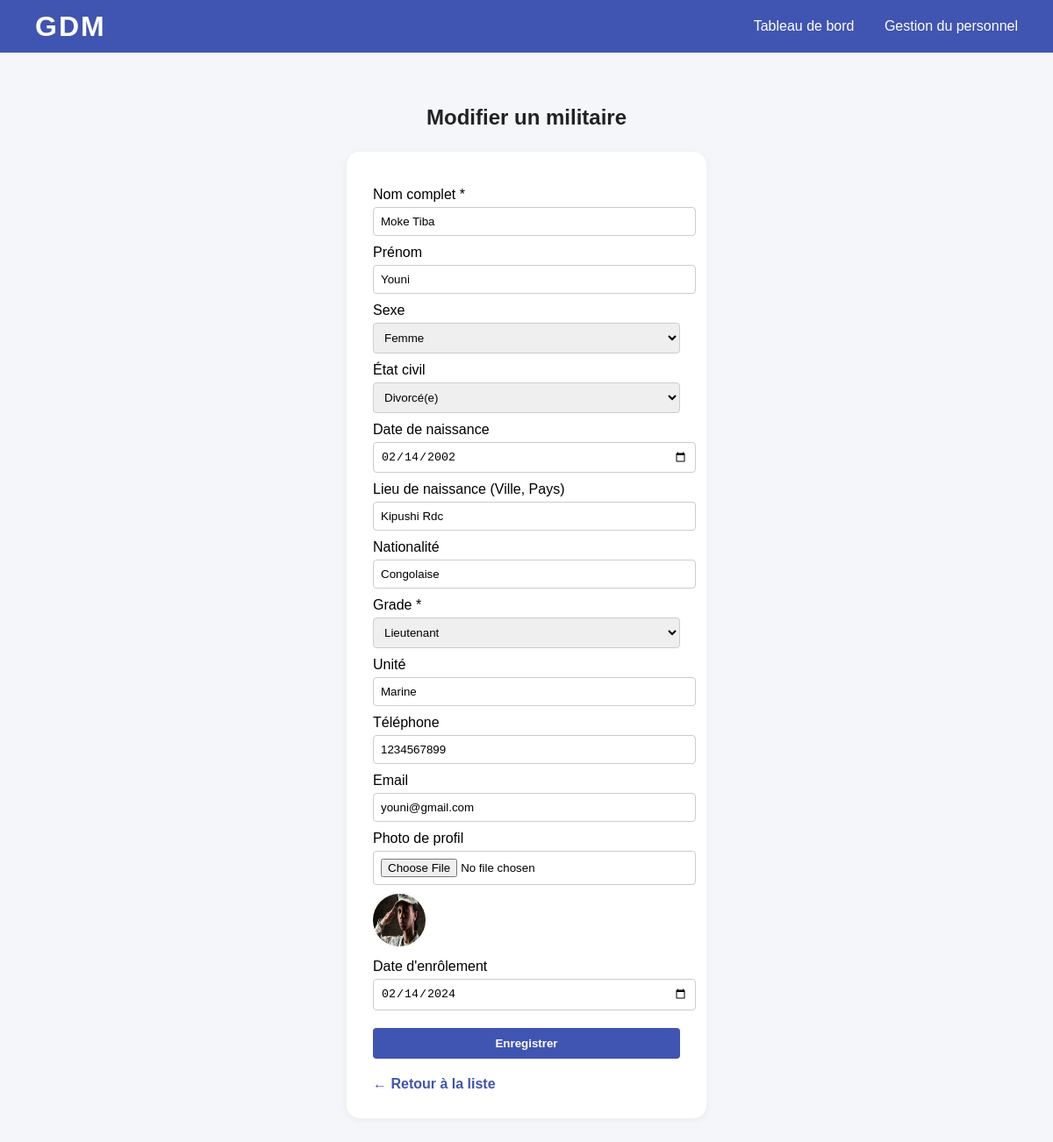
/modifier_militaire.php?id=6 (signed in), run on the app's committed database.
### tables this page shows
CREATE TABLE IF NOT EXISTS `militaires` (
  `id` int NOT NULL AUTO_INCREMENT,
  `nom` varchar(100) NOT NULL,
  `prenom` varchar(100) DEFAULT NULL,
  `matricule` varchar(50) NOT NULL,
  `sexe` varchar(10) DEFAULT NULL,
  `etat_civil` varchar(20) DEFAULT NULL,
  `date_naissance` date DEFAULT NULL,
  `lieu_naissance` varchar(100) DEFAULT NULL,
  `nationalite` varchar(50) DEFAULT NULL,
  `grade` varchar(50) NOT NULL,
  `telephone` varchar(20) DEFAULT NULL,
  `email` varchar(100) DEFAULT NULL,
  `photo` varchar(255) DEFAULT NULL,
  `date_enrolement` date DEFAULT NULL,
  `unite` varchar(50) DEFAULT NULL,
  PRIMARY KEY (`id`)
);

### modifier_militaire.php (the view, shortened to what this page needs)
<?php
require_once 'db.php';
$id = $_GET['id'] ?? null;
$stmt = $pdo->prepare("SELECT * FROM militaires WHERE id = ?");
$stmt->execute([$id]);
$militaire = $stmt->fetch();
?>
<!DOCTYPE html>
<html lang="fr">
<head>
    <link rel="stylesheet" href="style.css">
</head>
<body>
    <nav class="navbar">
        <div class="navbar-logo">GDM</div>
        <div class="navbar-links">
            <a href="dashboard.php">Tableau de bord</a>
            <a href="gestion_personnel.php">Gestion du personnel</a>
        </div>
    </nav>
    <div class="main-content">
        <h2 class="section-title">Modifier un militaire</h2>
        <form method="post" enctype="multipart/form-data" class="add-form">
            <label for="nom">Nom complet *</label>
            <input type="text" name="nom" id="nom" value="<?= htmlspecialchars($militaire['nom']) ?>" required>
            <label for="prenom">Prénom</label>
            <input type="text" name="prenom" id="prenom" value="<?= htmlspecialchars($militaire['prenom']) ?>">
            <label for="sexe">Sexe</label>
            <select name="sexe" id="sexe">
                <option value="Femme" <?= $militaire['sexe']=='Femme'?'selected':'' ?>>Femme</option>
            </select>
            <label for="etat_civil">État civil</label>
            <select name="etat_civil" id="etat_civil">
                <option value="Divorcé(e)" <?= $militaire['etat_civil']=='Divorcé(e)'?'selected':'' ?>>Divorcé(e)</option>
            </select>
            <label for="date_naissance">Date de naissance</label>
            <input type="date" name="date_naissance" id="date_naissance" value="<?= htmlspecialchars($militaire['date_naissance']) ?>">
            <label for="lieu_naissance">Lieu de naissance (Ville, Pays)</label>
            <input type="text" name="lieu_naissance" id="lieu_naissance" value="<?= htmlspecialchars($militaire['lieu_naissance']) ?>">
            <label for="nationalite">Nationalité</label>
            <input type="text" name="nationalite" id="nationalite" value="<?= htmlspecialchars($militaire['nationalite']) ?>">
            <label for="grade">Grade *</label>
            <select name="grade" id="grade" required>
                <option value="Lieutenant" <?= $militaire['grade']=='Lieutenant'?'selected':'' ?>>Lieutenant</option>
            </select>
            <label for="unite">Unité</label>
            <input type="text" name="unite" id="unite" value="<?= htmlspecialchars($militaire['unite'] ?? '') ?>">
            <label for="telephone">Téléphone</label>
            <input type="text" name="telephone" id="telephone" value="<?= htmlspecialchars($militaire['telephone']) ?>">
            <label for="email">Email</label>
            <input type="email" name="email" id="email" value="<?= htmlspecialchars($militaire['email']) ?>">
            <label for="photo">Photo de profil</label>
            <input type="file" name="photo" id="photo" accept="image/*">
            <?php if (!empty($militaire['photo']) && file_exists($militaire['photo'])): ?>
                <img src="<?= htmlspecialchars($militaire['photo']) ?>" alt="Photo" style="width:60px;height:60px;border-radius:50%;margin-top:10px;">
            <?php endif; ?>
            <label for="date_enrolement">Date d'enrôlement</label>
            <input type="date" name="date_enrolement" id="date_enrolement" value="<?= htmlspecialchars($militaire['date_enrolement']) ?>">
            <button type="submit">Enregistrer</button>
            <a href="gestion_personnel.php" class="btn-retour">← Retour à la liste</a>
        </form>
    </div>
</body>
</html>

### style.css (style rules this page uses)
body { background: #f4f6fa; font-family: Arial, sans-serif; margin: 0; }
h2 { text-align: center; margin-bottom: 20px; }
label { display: block; margin-top: 10px; }
input[type="text"], input[type="password"] { width: 100%; padding: 8px; margin-top: 5px; border: 1px solid #ccc; border-radius: 4px; }
button { width: 100%; padding: 10px; margin-top: 20px; background: #007bff; color: #fff; border: none; border-radius: 4px; cursor: pointer; }
.navbar { background: #4054b2; color: #fff; padding: 0 40px; height: 60px; display: flex; align-items: center; justify-content: space-between; }
.navbar-logo { font-size: 2rem; font-weight: bold; letter-spacing: 2px; }
.navbar-links a { color: #fff; text-decoration: none; margin-left: 30px; font-size: 1rem; font-weight: 500; }
.main-content { padding: 40px 60px; display: flex; flex-direction: column; align-items: center; }
.section-title { font-size: 1.5rem; color: #222; margin-bottom: 25px; }
.add-form { background: #fff; border-radius: 15px; box-shadow: 0 2px 8px rgba(0,0,0,0.05); padding: 30px; margin-bottom: 40px; width: 350px; margin-left: auto; margin-right: auto; }
.add-form label { display: block; margin-top: 10px; font-weight: 500; }
.add-form input { width: 100%; padding: 8px; margin-top: 5px; border: 1px solid #ccc; border-radius: 4px; }
.add-form button { width: 100%; padding: 10px; margin-top: 20px; background: #4054b2; color: #fff; border: none; border-radius: 4px; cursor: pointer; font-weight: bold; }
.btn-retour { display: inline-block; margin-top: 20px; color: #4054b2; text-decoration: none; font-weight: bold; font-size: 1rem; }
.add-form select, .add-form input[type="date"], .add-form input[type="file"] { width: 100%; padding: 8px; margin-top: 5px; border: 1px solid #ccc; border-radius: 4px; }

### data on the page
militaires: nom "Moke Tiba", prenom "Youni", sexe "Femme", etat_civil "Divorcé(e)", date_naissance "02/14/2002", lieu_naissance "Kipushi Rdc", nationalite "Congolaise", grade "Lieutenant", unite "Marine", telephone "1234567899", email "youni@gmail.com", photo (picture), date_enrolement "02/14/2024"
